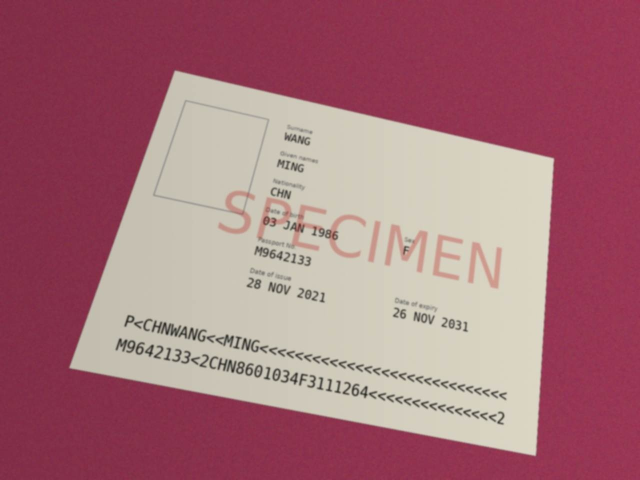
#> input picture data/synth/images/CHN_00000.jpg, 1280 x 960 px (shown at 1/2 size)
$ python -i detect.py   (imports and definitions only)
#> lines starting #> are read from the running program, lines starting #| are printed output that depends on the picture; after the words box and inside, x2 and y2 are one past the last pixel; in counts of white or black regions, pixels touching at a corner belong together
#> further down, picture is the input picture: shape (960, 1280, 3); mean B, G, R 121.7, 112.3, 167
### idpipe/rectify.py
"""透視校正：用四角點（左上、右上、右下、左下）把證件拉正成標準大小。規則式，不需訓練。"""
from __future__ import annotations

import cv2
import numpy as np


# [6 lines left out: function rectify, not called in this run]


def order_corners(pts):
    """把任意順序的四點排成 左上、右上、右下、左下。"""
    p = np.array(pts, dtype=np.float32)
    s, d = p.sum(axis=1), np.diff(p, axis=1).ravel()
    return [p[np.argmin(s)].tolist(), p[np.argmin(d)].tolist(), p[np.argmax(s)].tolist(), p[np.argmax(d)].tolist()]

### idpipe/detect.py
"""傳統（不需訓練）的證件四角點偵測。之後可用訓練好的模型取代，介面相同：
detect_corners(image) -> [[x,y] x4]（左上、右上、右下、左下）或 None

方法一：以影像四邊的像素估計背景，與背景色差大的區域視為證件。背景先用平面（隨位置線性變化的顏色）
        擬合，可處理陰影造成的明暗漸層；再退回單一中位數色。
方法二：Canny 邊緣輪廓（背景複雜時的備援）。
找到區域後，不直接取多邊形頂點，而是去掉貼著影像邊界的線段、對證件四邊各擬合一條直線再求交點，
所以證件有角落超出畫面時，也能把超出的角點推算出來（座標可能在影像外）。
最後檢查形狀像不像證件（長寬比、內角）；都不像就回傳 None，由呼叫端改用整張圖。"""
from __future__ import annotations

import cv2
import numpy as np

from .rectify import order_corners

# 證件長寬比：護照 ID-3 約 1.42、卡片 ID-1 約 1.59；留空間給透視變形
ASPECT_RANGE = (1.25, 1.8)
ANGLE_RANGE = (65.0, 115.0)
FRAME_SNAP = 0.12  # 四角都在影像角落這個比例內：視為照片已裁切到證件，直接用整張圖的四角
MAX_OUTSIDE = 0.35  # 推算出的角點最多可超出影像邊界的比例


def plausible_document(quad) -> bool:
    """四邊形像不像拍到的證件：長寬比在 ASPECT_RANGE、四個內角在 ANGLE_RANGE。
    例如照片已裁切到只剩居留證時，背景色估計會失準，可能框到證件中間的文字區塊（長寬比 2 以上）。"""
    p = np.array(order_corners(quad), dtype=np.float64)
    w = (np.linalg.norm(p[1] - p[0]) + np.linalg.norm(p[2] - p[3])) / 2
    h = (np.linalg.norm(p[3] - p[0]) + np.linalg.norm(p[2] - p[1])) / 2
    if min(w, h) < 1 or not ASPECT_RANGE[0] <= max(w, h) / min(w, h) <= ASPECT_RANGE[1]:
        return False
    for i in range(4):
        v1, v2 = p[i - 1] - p[i], p[(i + 1) % 4] - p[i]
        ang = np.degrees(np.arccos(np.clip(np.dot(v1, v2) / (np.linalg.norm(v1) * np.linalg.norm(v2)), -1, 1)))
        if not ANGLE_RANGE[0] <= ang <= ANGLE_RANGE[1]:
            return False
    return True


def _snap_to_frame(corners, w, h):
    """照片已裁切到只剩證件：四角都在影像內、且都貼近影像四角時，改用整張圖。
    推算出超出畫面的角點不套用（那是證件超出畫面，不是已裁切）。"""
    frame = [[0, 0], [w - 1, 0], [w - 1, h - 1], [0, h - 1]]
    inside = all(0 <= c[0] <= w - 1 and 0 <= c[1] <= h - 1 for c in corners)
    if inside and all(abs(c[0] - f[0]) <= FRAME_SNAP * w and abs(c[1] - f[1]) <= FRAME_SNAP * h
                      for c, f in zip(corners, frame)):
        return [[float(x), float(y)] for x, y in frame]
    return corners


def _intersect(l1, l2):
    """兩條直線 (點, 方向) 的交點；幾乎平行時回傳 None。"""
    (p1, d1), (p2, d2) = l1, l2
    den = d1[0] * d2[1] - d1[1] * d2[0]
    if abs(den) < 1e-6:
        return None
    t = ((p2[0] - p1[0]) * d2[1] - (p2[1] - p1[1]) * d2[0]) / den
    return p1 + t * d1


def _fit_side(contour, a, b):
    """用輪廓上落在線段 a-b 附近的點擬合直線（比只用兩個頂點準，模糊時尤其明顯）。"""
    d = b - a
    n = np.linalg.norm(d)
    rel = contour - a
    t = rel @ d / (n * n)
    off = np.abs(rel[:, 0] * d[1] - rel[:, 1] * d[0]) / n
    pts = contour[(t > 0.1) & (t < 0.9) & (off < 4)]
    if len(pts) < 5:
        return a, d / n
    vx, vy, x0, y0 = cv2.fitLine(pts.astype(np.float32), cv2.DIST_HUBER, 0, 0.01, 0.01).ravel()
    return np.array([x0, y0]), np.array([vx, vy])


def _quad_from_mask(mask, min_area):
    h, w = mask.shape[:2]
    mask = cv2.morphologyEx(mask, cv2.MORPH_CLOSE, np.ones((9, 9), np.uint8), iterations=2)
    mask = cv2.morphologyEx(mask, cv2.MORPH_OPEN, np.ones((5, 5), np.uint8))
    cnts, _ = cv2.findContours(mask, cv2.RETR_EXTERNAL, cv2.CHAIN_APPROX_NONE)
    if not cnts:
        return None
    c = max(cnts, key=cv2.contourArea)
    if cv2.contourArea(c) < min_area:
        return None
    hull = cv2.convexHull(c)
    contour = c.reshape(-1, 2).astype(np.float64)
    peri = cv2.arcLength(hull, True)
    for eps in (0.005, 0.01, 0.015, 0.02, 0.03, 0.04):
        poly = cv2.approxPolyDP(hull, eps * peri, True).reshape(-1, 2).astype(np.float64)
        if len(poly) <= 8:
            break
    n = len(poly)
    if n < 4:
        return None

    tol = 3
    def on_border(p, q):
        return ((p[0] <= tol and q[0] <= tol) or (p[0] >= w - 1 - tol and q[0] >= w - 1 - tol) or
                (p[1] <= tol and q[1] <= tol) or (p[1] >= h - 1 - tol and q[1] >= h - 1 - tol))

    # 證件的邊：不貼著影像邊界、且夠長的線段；取最長的四條，依多邊形順序排列
    sides = [(i, poly[i], poly[(i + 1) % n]) for i in range(n)
             if not on_border(poly[i], poly[(i + 1) % n])
             and np.linalg.norm(poly[(i + 1) % n] - poly[i]) >= 0.08 * min(w, h)]
    if len(sides) < 4:
        return None
    sides = sorted(sorted(sides, key=lambda s: -np.linalg.norm(s[2] - s[1]))[:4], key=lambda s: s[0])
    lines = [_fit_side(contour, a, b) for _, a, b in sides]
    corners = [_intersect(lines[k], lines[(k + 1) % 4]) for k in range(4)]
    if any(p is None for p in corners):
        return None
    q = np.array(corners, dtype=np.float32)
    if (q[:, 0] < -MAX_OUTSIDE * w).any() or (q[:, 0] > (1 + MAX_OUTSIDE) * w).any() or \
            (q[:, 1] < -MAX_OUTSIDE * h).any() or (q[:, 1] > (1 + MAX_OUTSIDE) * h).any():
        return None
    return q


def _plane_background(img, band=6, iters=3):
    """以影像四邊 band 像素寬的區域，對每個色版擬合 c = a + b·x + c·y（陰影多為線性漸層）。
    反覆去掉殘差最大的 30%（多半是超出畫面、壓到邊界的證件本身）再擬合。"""
    h, w = img.shape[:2]
    m = np.zeros((h, w), bool)
    m[:band], m[-band:], m[:, :band], m[:, -band:] = True, True, True, True
    ys, xs = np.nonzero(m)
    A = np.stack([np.ones_like(xs), xs / w, ys / h], 1).astype(np.float64)
    y = img[ys, xs].astype(np.float64)
    keep = np.ones(len(xs), bool)
    for _ in range(iters):
        coef, *_ = np.linalg.lstsq(A[keep], y[keep], rcond=None)
        res = np.linalg.norm(A @ coef - y, axis=1)
        keep = res <= np.percentile(res, 70)
    gy, gx = np.mgrid[0:h, 0:w]
    full = np.stack([np.ones((h, w)), gx / w, gy / h], -1) @ coef
    return full.astype(np.float32)


def detect_corners(image, min_area_ratio: float = 0.15):
#> called with min_area_ratio = 0.15
    h, w = image.shape[:2]
#> h = 960; w = 1280
    scale = min(1.0, 800 / max(h, w))
#> scale = 0.625
    small = cv2.resize(image, None, fx=scale, fy=scale) if scale < 1 else image.copy()
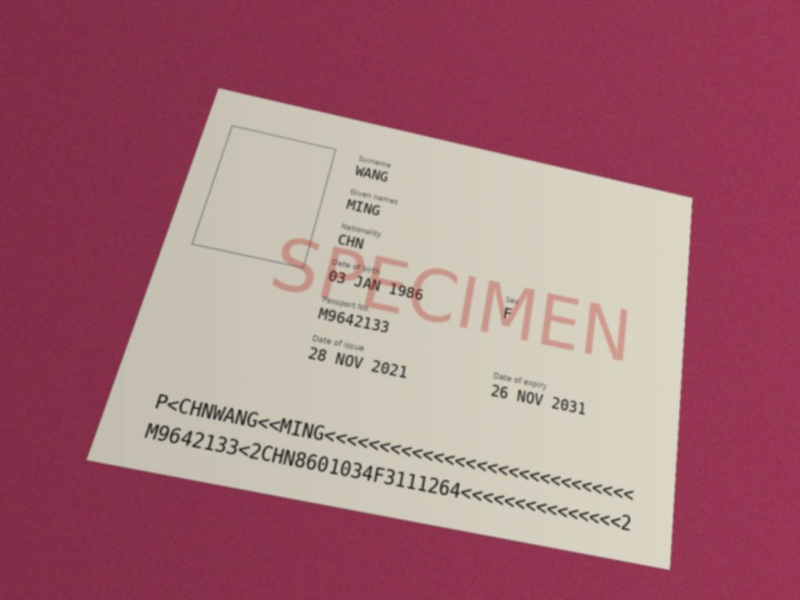
#> small: shape (600, 800, 3); mean B, G, R 121.7, 112.2, 167
    sh, sw = small.shape[:2]
#> sh = 600; sw = 800
    min_area = min_area_ratio * sh * sw
#> min_area = 72000
    blur = cv2.GaussianBlur(small, (7, 7), 0)

    def accept(q):
        if q is not None and plausible_document(q):
            return _snap_to_frame(order_corners((q / scale).tolist()), w, h)
        return None

    # 方法一：背景色差（先平面背景，再單一中位數色）
    border = np.concatenate([blur[:5].reshape(-1, 3), blur[-5:].reshape(-1, 3),
                             blur[:, :5].reshape(-1, 3), blur[:, -5:].reshape(-1, 3)])
    backgrounds = [_plane_background(blur), np.median(border, axis=0).astype(np.float32)]
#> in _plane_background, `full = np.stack([np.ones((h, w)), gx / w, gy / h], -1) @ coef`:
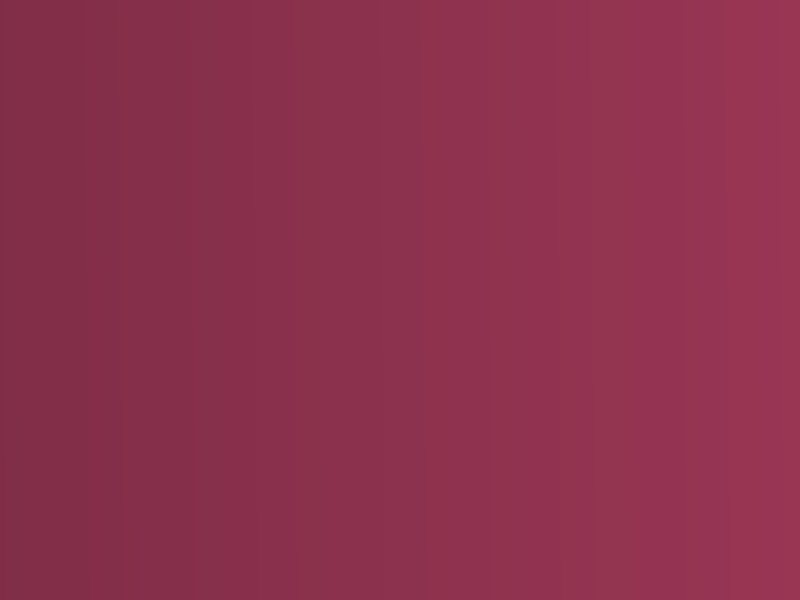
#> full: shape (600, 800, 3) float64; mean of channels 0, 1, 2 78.3, 50.1, 141.3; drawn as B, G, R
    for bg in backgrounds:
        dist = np.linalg.norm(blur.astype(np.float32) - bg, axis=2)
        for thr in (35, 25, 50):
            q = accept(_quad_from_mask((dist > thr).astype(np.uint8) * 255, min_area))
            if q is not None:
                return q
#> this loop made 1 pass
#> pass 1, in detect_corners, `dist = np.linalg.norm(blur.astype(np.float32) - bg, axis=2)`:
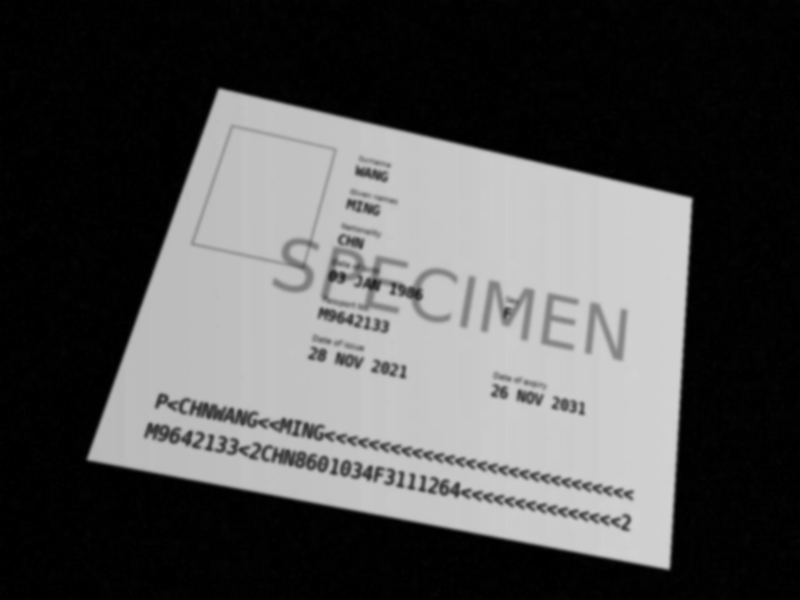
#> dist: shape (600, 800) float32; min 0.0969, max 210, mean 81.4
#> pass 1, in _quad_from_mask, `mask = cv2.morphologyEx(mask, cv2.MORPH_CLOSE, np.ones((9, 9), np.uint..`:
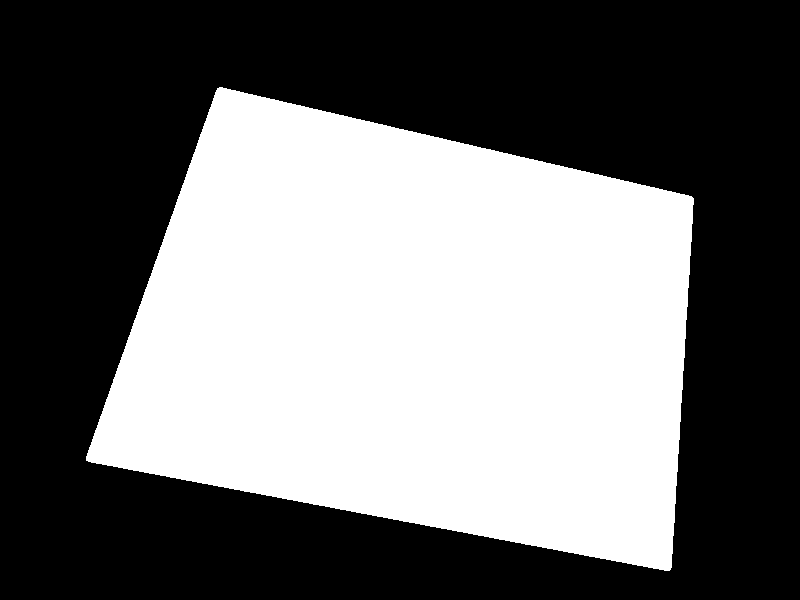
#> mask: shape (600, 800); 43.3% white; 1 white region, box (x1, y1, x2, y2) and area: (86, 87, 694, 571) 208023

    # 方法二：邊緣
    gray = cv2.cvtColor(blur, cv2.COLOR_BGR2GRAY)
    for lo, hi in ((30, 90), (15, 50), (50, 150)):
        edges = cv2.dilate(cv2.Canny(gray, lo, hi), np.ones((3, 3), np.uint8), iterations=2)
        q = accept(_quad_from_mask(cv2.morphologyEx(edges, cv2.MORPH_CLOSE, np.ones((15, 15), np.uint8)), min_area))
        if q is not None:
            return q
    return None

>>> import cv2
>>> picture = cv2.imread('../data/synth/images/CHN_00000.jpg')
>>> result = detect_corners(picture)
#> result = [[347.9, 138.3], [1109, 314.5], [1072.7, 913.3], [135.5, 736.6]]

$ run again, on data/synth/images/CHN_00001.jpg
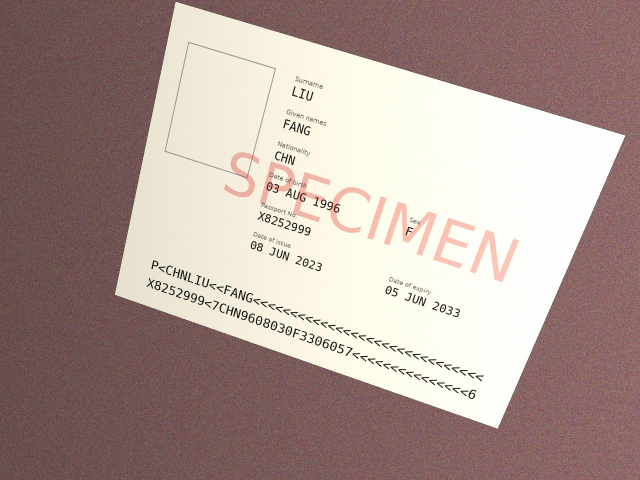
#> input picture data/synth/images/CHN_00001.jpg, 1280 x 960 px (shown at 1/2 size)
#> picture is the input picture: shape (960, 1280, 3); mean B, G, R 149.8, 155.7, 175.5
#> the loop in detect_corners, `for bg in backgrounds:` made 1 pass
#> pass 1, in detect_corners, `dist = np.linalg.norm(blur.astype(np.float32) - bg, axis=2)`:
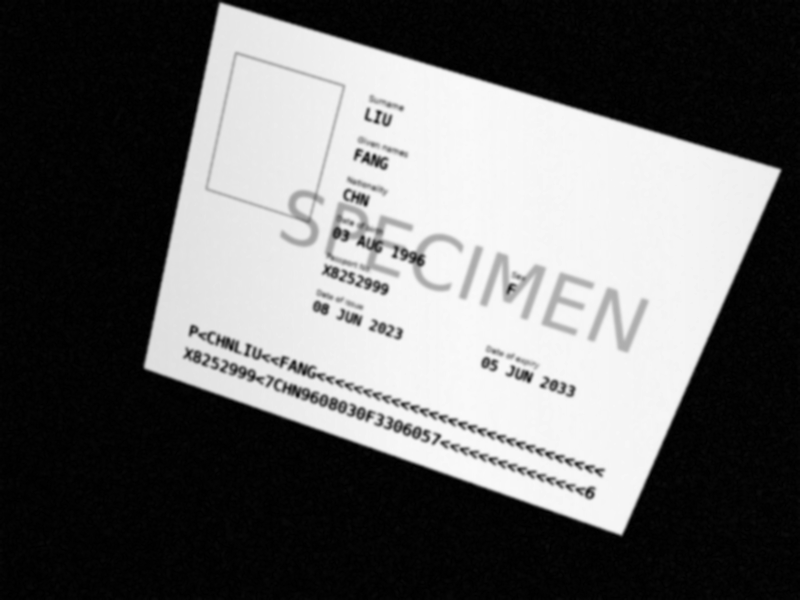
#> dist: shape (600, 800) float32; min 0.0223, max 250.6, mean 103.2
#> pass 1, in _quad_from_mask, `mask = cv2.morphologyEx(mask, cv2.MORPH_CLOSE, np.ones((9, 9), np.uint..`:
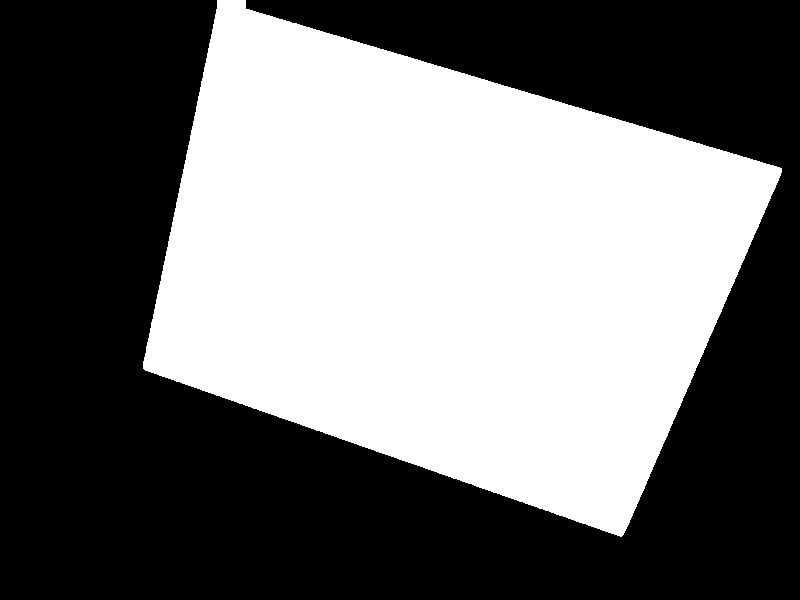
#> mask: shape (600, 800); 44.4% white; 1 white region, box (x1, y1, x2, y2) and area: (143, 0, 782, 537) 213161
#> result = [[349.3, 0.687], [1252.1, 269.3], [995.5, 858.5], [227.3, 589.7]]

$ run again, on data/synth/images/CHN_00002.jpg
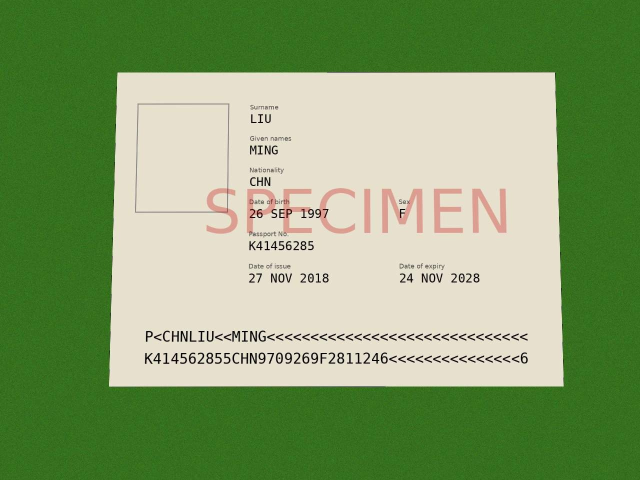
#> input picture data/synth/images/CHN_00002.jpg, 1280 x 960 px (shown at 1/2 size)
#> picture is the input picture: shape (960, 1280, 3); mean B, G, R 107.4, 159.5, 132.1
#> the loop in detect_corners, `for bg in backgrounds:` made 1 pass
#> pass 1, in detect_corners, `dist = np.linalg.norm(blur.astype(np.float32) - bg, axis=2)`:
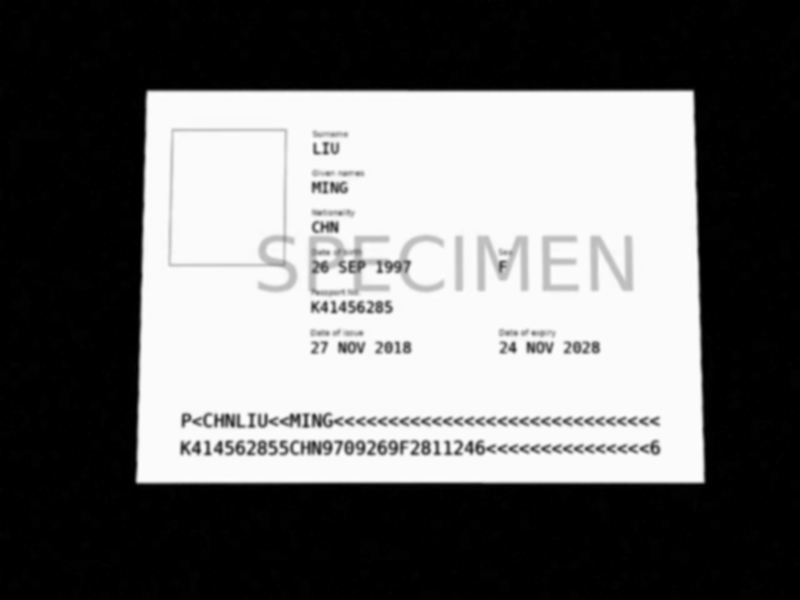
#> dist: shape (600, 800) float32; min 0.645, max 276.8, mean 120.2; drawn with min black and max white
#> pass 1, in _quad_from_mask, `mask = cv2.morphologyEx(mask, cv2.MORPH_CLOSE, np.ones((9, 9), np.uint..`:
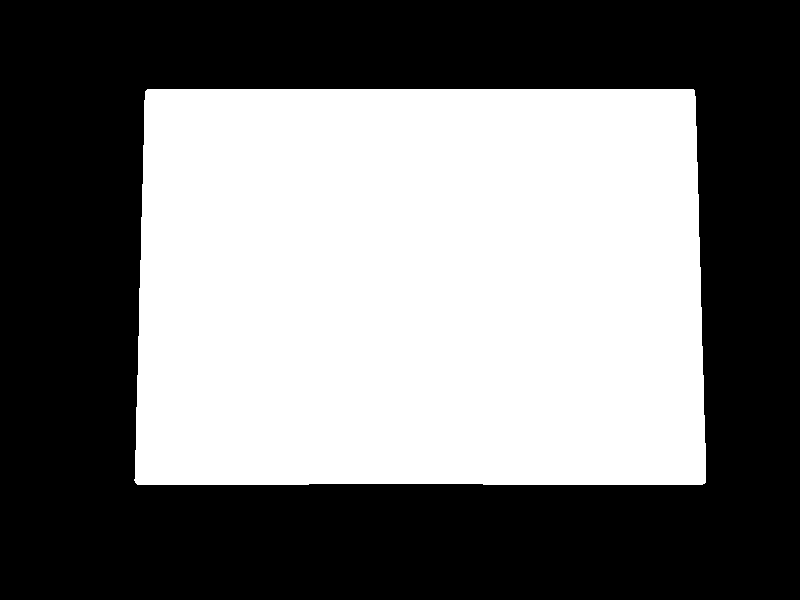
#> mask: shape (600, 800); 46.3% white; 1 white region, box (x1, y1, x2, y2) and area: (134, 89, 706, 485) 222072
#> result = [[231.9, 142.4], [1111.3, 142.4], [1128.7, 774.4], [215.2, 773.7]]

$ run again, on data/synth/images/CHN_00003.jpg
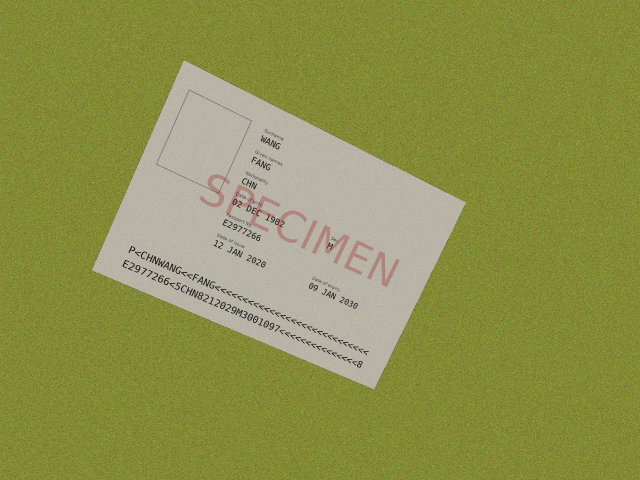
#> input picture data/synth/images/CHN_00003.jpg, 1280 x 960 px (shown at 1/2 size)
#> picture is the input picture: shape (960, 1280, 3); mean B, G, R 76.5, 145.8, 141.4
#> the loop in detect_corners, `for bg in backgrounds:` made 1 pass
#> pass 1, in detect_corners, `dist = np.linalg.norm(blur.astype(np.float32) - bg, axis=2)`:
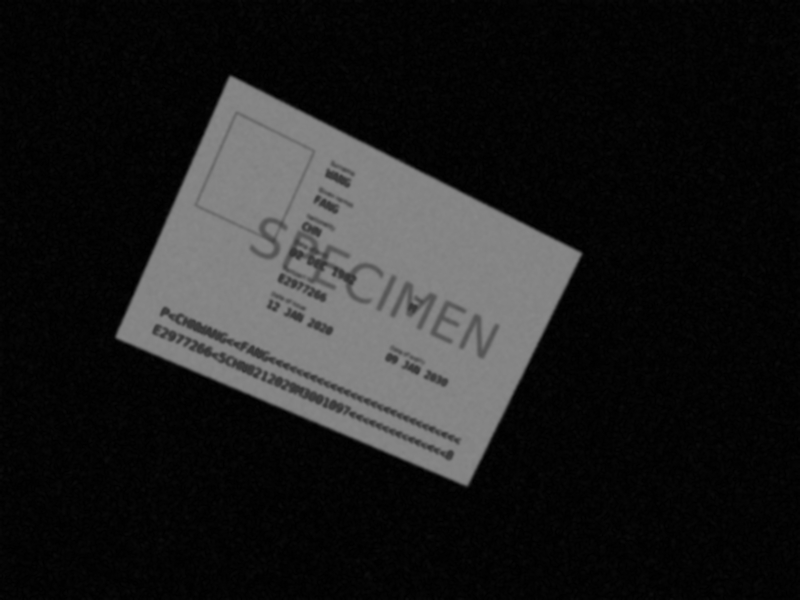
#> dist: shape (600, 800) float32; min 0.322, max 138.1, mean 31
#> pass 1, in _quad_from_mask, `mask = cv2.morphologyEx(mask, cv2.MORPH_CLOSE, np.ones((9, 9), np.uint..`:
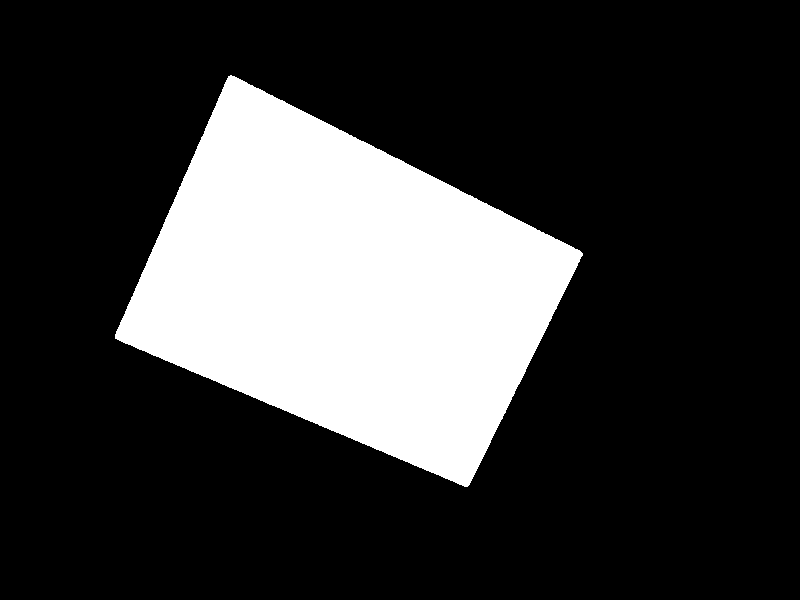
#> mask: shape (600, 800); 22.4% white; 1 white region, box (x1, y1, x2, y2) and area: (115, 75, 583, 487) 107676
#> result = [[366.6, 118.2], [932.4, 403.9], [747.9, 779.2], [181.7, 540.5]]
